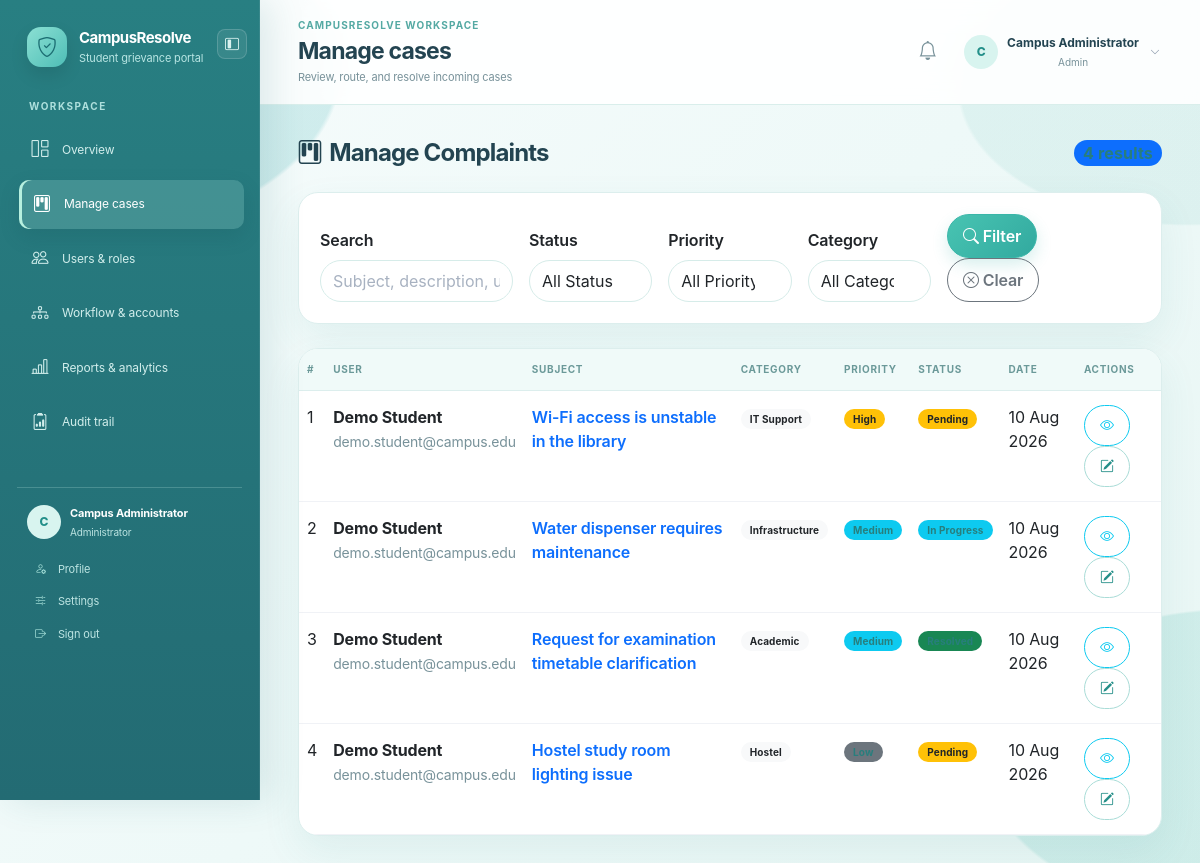
/admin_complaints.php (signed in), run on the app's committed database.
### tables this page shows
CREATE TABLE IF NOT EXISTS `complaints` (
  `id` INT AUTO_INCREMENT PRIMARY KEY,
  `user_id` INT NOT NULL,
  `department_id` INT DEFAULT NULL,
  `officer_id` INT DEFAULT NULL,
  `subject` VARCHAR(200) NOT NULL,
  `category` VARCHAR(100) NOT NULL,
  `priority` ENUM('Low','Medium','High','Critical') NOT NULL DEFAULT 'Medium',
  `description` TEXT NOT NULL,
  `status` ENUM('Pending','In Progress','Resolved','Rejected') NOT NULL DEFAULT 'Pending',
  `admin_remarks` TEXT DEFAULT NULL,
  `department_remarks` TEXT DEFAULT NULL,
  `officer_remarks` TEXT DEFAULT NULL,
  `resolved_at` TIMESTAMP NULL DEFAULT NULL,
  `created_at` TIMESTAMP DEFAULT CURRENT_TIMESTAMP,
  CONSTRAINT `fk_complaints_user` FOREIGN KEY (`user_id`) REFERENCES `users`(`id`) ON DELETE CASCADE,
  CONSTRAINT `fk_complaints_department` FOREIGN KEY (`department_id`) REFERENCES `departments`(`id`) ON DELETE SET NULL,
  CONSTRAINT `fk_complaints_officer` FOREIGN KEY (`officer_id`) REFERENCES `users`(`id`) ON DELETE SET NULL,
  INDEX `idx_complaints_status` (`status`), INDEX `idx_complaints_department` (`department_id`), INDEX `idx_complaints_officer` (`officer_id`),
  INDEX `idx_complaints_created_at` (`created_at`), INDEX `idx_complaints_user_created` (`user_id`, `created_at`), INDEX `idx_complaints_department_created` (`department_id`, `created_at`), INDEX `idx_complaints_officer_created` (`officer_id`, `created_at`)
);

CREATE TABLE IF NOT EXISTS `users` (
  `id` INT AUTO_INCREMENT PRIMARY KEY,
  `full_name` VARCHAR(100) NOT NULL,
  `email` VARCHAR(150) NOT NULL UNIQUE,
  `password` VARCHAR(255) NOT NULL,
  `role` ENUM('user','admin','department','officer') NOT NULL DEFAULT 'user',
  `department_id` INT DEFAULT NULL,
  `is_active` TINYINT(1) NOT NULL DEFAULT 1,
  `created_at` TIMESTAMP DEFAULT CURRENT_TIMESTAMP,
  CONSTRAINT `fk_users_department` FOREIGN KEY (`department_id`) REFERENCES `departments`(`id`) ON DELETE SET NULL,
  INDEX `idx_users_role_active` (`role`, `is_active`)
);

### admin_complaints.php (the view, shortened to what this page needs)
<?php
require_once 'config.php';
$search_query = trim($_GET['search'] ?? '');
$where_sql = '';
$sql = "SELECT c.*, u.full_name, u.email FROM complaints c JOIN users u ON c.user_id = u.id $where_sql ORDER BY c.created_at DESC";
$stmt = $conn->prepare($sql);
$stmt->execute();
$complaints = $stmt->get_result()->fetch_all(MYSQLI_ASSOC);
?>
<!DOCTYPE html>
<html lang="en">
<head>
    <link href="https://cdn.jsdelivr.net/npm/bootstrap@5.3.0/dist/css/bootstrap.min.css" rel="stylesheet">
    <link rel="stylesheet" href="https://cdn.jsdelivr.net/npm/bootstrap-icons@1.10.0/font/bootstrap-icons.css">
    <link rel="stylesheet" href="assets/css/style.css?v=sidebar-collapse-20260922-1">
</head>
<body>
    <div class="d-flex">
        <?php include 'includes/sidebar.php'; ?>
        <div class="flex-grow-1">
            <?php include 'includes/topbar.php'; ?>
            <main class="p-4">
                <div class="d-flex justify-content-between align-items-center mb-4">
                    <h4 class="fw-bold mb-0"><i class="bi bi-kanban me-2"></i>Manage Complaints</h4>
                    <span class="badge bg-primary fs-6"><?= count($complaints) ?> results</span>
                </div>
                <div class="card border-0 shadow-sm mb-4">
                    <div class="card-body">
                        <form method="GET" class="row g-3 align-items-end">
                            <div class="col-md-3">
                                <label class="form-label fw-semibold">Search</label>
                                <input type="text" name="search" class="form-control" placeholder="Subject, description, user..." value="<?= htmlspecialchars($search_query) ?>">
                            </div>
                            <div class="col-md-2">
                                <label class="form-label fw-semibold">Status</label>
                                <select name="status" class="form-select">
                                    <option value="">All Status</option>
                                </select>
                            </div>
                            <div class="col-md-2">
                                <label class="form-label fw-semibold">Priority</label>
                                <select name="priority" class="form-select">
                                    <option value="">All Priority</option>
                                </select>
                            </div>
                            <div class="col-md-2">
                                <label class="form-label fw-semibold">Category</label>
                                <select name="category" class="form-select">
                                    <option value="">All Categories</option>
                                </select>
                            </div>
                            <div class="col-md-3">
                                <button type="submit" class="btn btn-primary me-2"><i class="bi bi-search me-1"></i>Filter</button>
                                <a href="admin_complaints.php" class="btn btn-outline-secondary"><i class="bi bi-x-circle me-1"></i>Clear</a>
                            </div>
                        </form>
                    </div>
                </div>
                <div class="card border-0 shadow-sm">
                    <div class="card-body p-0">
                        <div class="table-responsive">
                            <table class="table table-hover mb-0">
                                <thead class="table-light">
                                    <tr>
                                        <th>#</th>
                                        <th>User</th>
                                        <th>Subject</th>
                                        <th>Category</th>
                                        <th>Priority</th>
                                        <th>Status</th>
                                        <th>Date</th>
                                        <th>Actions</th>
                                    </tr>
                                </thead>
                                <tbody>
                                    <?php if (empty($complaints)): ?>
                                    <tr><td colspan="8" class="text-center text-muted py-4">No complaints found.</td></tr>
                                    <?php else: ?>
                                    <?php foreach ($complaints as $c): ?>
                                    <tr>
                                        <td><?= $c['id'] ?></td>
                                        <td>
                                            <strong><?= htmlspecialchars($c['full_name']) ?></strong><br>
                                            <small class="text-muted"><?= htmlspecialchars($c['email']) ?></small>
                                        </td>
                                        <td>
                                            <a href="view_complaint.php?id=<?= $c['id'] ?>" class="text-decoration-none fw-semibold">
                                                <?= htmlspecialchars($c['subject']) ?>
                                            </a>
                                        </td>
                                        <td><span class="badge bg-light text-dark"><?= htmlspecialchars($c['category']) ?></span></td>
                                        <td>
                                            <?php
                                            $p_class = match($c['priority']) {
                                                'Low' => 'bg-secondary',
                                                'Medium' => 'bg-info',
                                                'High' => 'bg-warning text-dark',
                                                'Critical' => 'bg-danger',
                                                default => 'bg-secondary'
                                            };
                                            ?>
                                            <span class="badge <?= $p_class ?>"><?= $c['priority'] ?></span>
                                        </td>
                                        <td>
                                            <?php
                                            $s_class = match($c['status']) {
                                                'Pending' => 'bg-warning text-dark',
                                                'In Progress' => 'bg-info',
                                                'Resolved' => 'bg-success',
                                                'Rejected' => 'bg-danger',
                                                default => 'bg-secondary'
                                            };
                                            ?>
                                            <span class="badge <?= $s_class ?>"><?= $c['status'] ?></span>
                                        </td>
                                        <td><?= date('d M Y', strtotime($c['created_at'])) ?></td>
                                        <td>
                                            <a href="view_complaint.php?id=<?= $c['id'] ?>" class="btn btn-sm btn-outline-info me-1" title="View Details">
                                                <i class="bi bi-eye"></i>
                                            </a>
                                            <button class="btn btn-sm btn-outline-primary" data-bs-toggle="modal" data-bs-target="#modal-<?= $c['id'] ?>" title="Update Status">
                                                <i class="bi bi-pencil-square"></i>
                                            </button>
                                        </td>
                                    </tr>
                                    <?php endforeach; ?>
                                    <?php endif; ?>
                                </tbody>
                            </table>
                        </div>
                    </div>
                </div>
            </main>
        </div>
    </div>
</body>
</html>

### data on the page
complaints: id "1", user.full_name "Demo Student", user.email "demo.student@campus.edu", subject "Wi-Fi access is unstable in the library", category "IT Support", priority "High", status "Pending", created_at "10 Aug 2026"
complaints: id "2", user.full_name "Demo Student", user.email "demo.student@campus.edu", subject "Water dispenser requires maintenance", category "Infrastructure", priority "Medium", status "In Progress", created_at "10 Aug 2026"
complaints: id "3", user.full_name "Demo Student", user.email "demo.student@campus.edu", subject "Request for examination timetable clarification", category "Academic", priority "Medium", created_at "10 Aug 2026"
complaints: id "4", user.full_name "Demo Student", user.email "demo.student@campus.edu", subject "Hostel study room lighting issue", category "Hostel", status "Pending", created_at "10 Aug 2026"

### other printed values
$label "Overview Manage cases Users & roles Workflow & accounts Reports & analytics Audit trail"
$initial "C"
$_SESSION['user_name'] "Campus Administrator"
$role_label "Administrator"
$page_title "Manage cases"
$page_subtitle "Review, route, and resolve incoming cases"
$top_initial "C"
$top_role "Admin"
